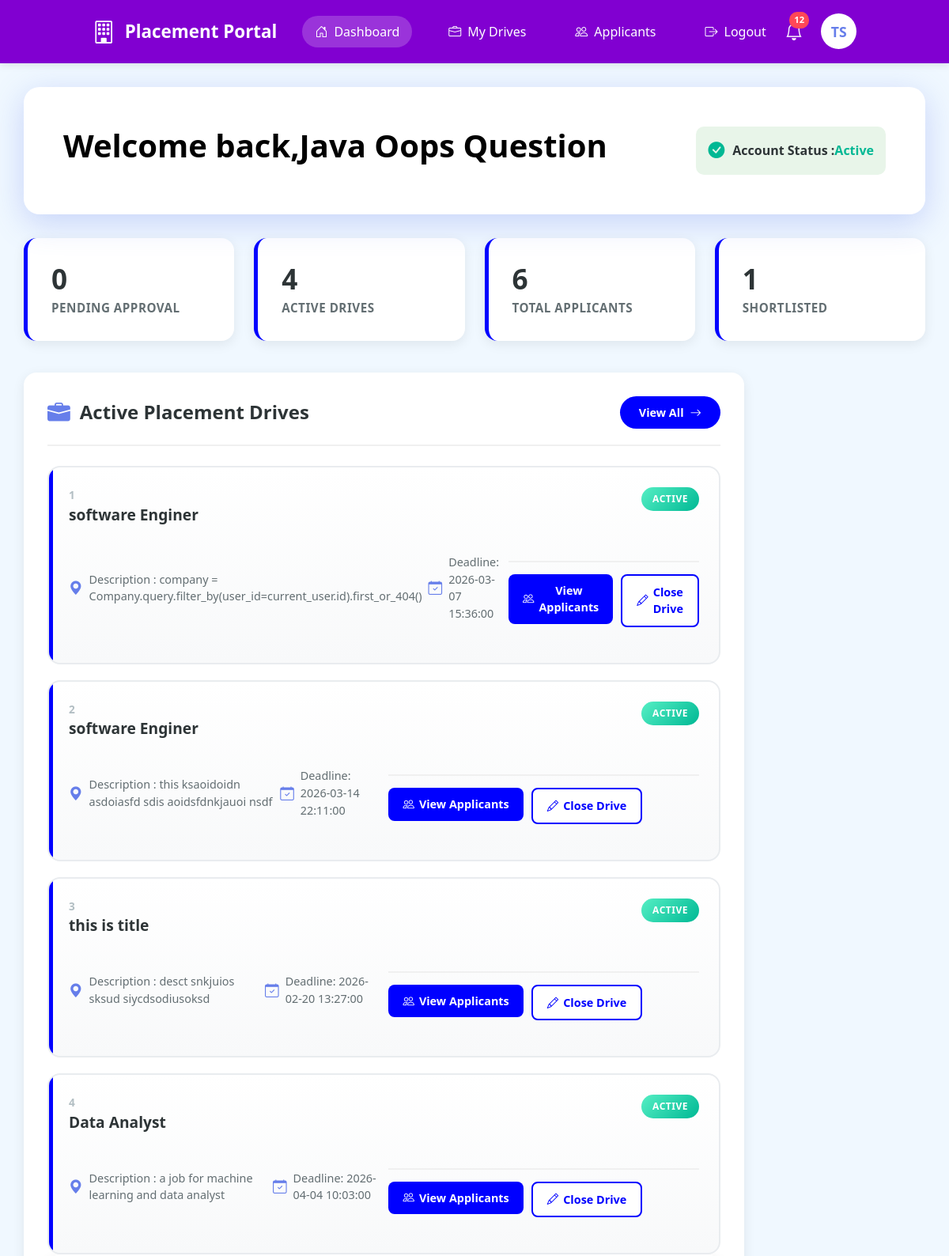
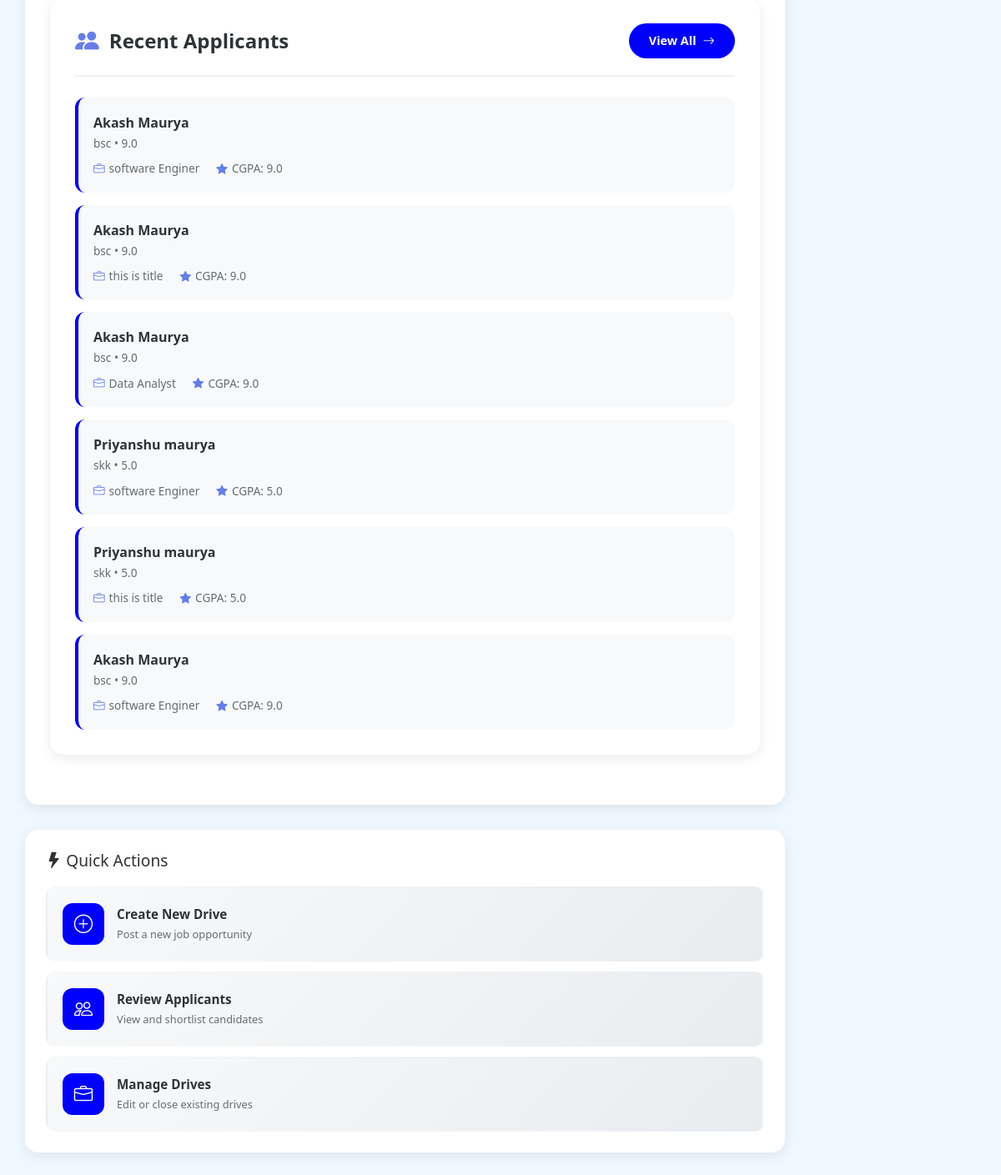
/company (signed in), run on the app's committed database (2 pictures, top to bottom).
### portal/models.py (models this page shows)
class Company(db.Model,UserMixin):
    __tablename__ = 'companies'
    id = db.Column(db.Integer , primary_key = True)
    user_id = db.Column(db.Integer,db.ForeignKey('users.id'),nullable = False)
    company_name = db.Column(db.String(100) , unique = True, nullable = False)
    hr_contact = db.Column(db.String(20) , unique = True)
    website = db.Column(db.String(200))
    approval_status = db.Column(db.String(20) , default = 'APPROVED') #APPROVED , PENDING , REJECTED
    is_blacklisted = db.Column(db.Boolean , default = False)

class Drive(db.Model,UserMixin):
    __tablename__ = 'placement_drives'
    id = db.Column(db.Integer , primary_key = True)
    company_id = db.Column(db.Integer,db.ForeignKey('companies.id') , nullable = False)
    job_title = db.Column(db.String(100), nullable = False)
    description = db.Column(db.String(200), nullable = False)
    eligibility = db.Column(db.String(100), nullable = False)
    deadline = db.Column(db.DateTime, nullable = False)
    status = db.Column(db.String(20), nullable = False,default ='APPROVED') #APPROVED,PENDING,CLOSED
    company = db.relationship('Company' , backref = 'companies')

class Application(db.Model,UserMixin):
    __tablename__ = 'applications'
    id = db.Column(db.Integer , primary_key = True)
    student_id = db.Column(db.Integer,db.ForeignKey('students.id'), nullable = False)
    drive_id = db.Column(db.Integer,db.ForeignKey('placement_drives.id') , nullable = False)
    applied_at = db.Column(db.DateTime,default = datetime.utcnow)
    status = db.Column(db.String(30), nullable = False,default = 'PENDING')#PENDING , SHORTLISTED,SELECTED , REJECTED
    drive = db.relationship('Drive', backref='applications')
    student = db.relationship('Student' , backref = 'students')
    __table_args__ = (
    db.UniqueConstraint('student_id', 'drive_id', name='unique_student_drive'),
)

class Student(db.Model,UserMixin):
    __tablename__ = 'students'
    id = db.Column(db.Integer , primary_key = True)
    user_id = db.Column(db.Integer,db.ForeignKey('users.id') , nullable = False)
    name = db.Column(db.String(50),nullable = False)
    branch = db.Column(db.String(30) )
    cgpa = db.Column(db.Float ,nullable = False)
    resume_path = db.Column(db.String(200),nullable= False)
    is_blacklisted = db.Column(db.Boolean , default = False)

### app.py (the view)
@app.route("/company")
@login_required
def company():
    company = Company.query.filter_by(user_id=current_user.id).first_or_404()
    d_p = Drive.query.filter_by(company_id = current_user.id , status = "PENDING").all()
    drive = Drive.query.filter_by(company_id = company.id).all()
    applications = db.session.query(Application).join(Drive).filter(
    Drive.company_id == company.id
).all()
    students = db.session.query(Student).join(Application).filter(
        Application.student_id == Student.id
    ).all()
    t_shortlist = db.session.query(Application).join(Drive).filter(
    Drive.company_id == company.id , Application.status == 'SHORTLISTED'
).all()
    a_d = Drive.query.filter_by(company_id = company.id , status = "APPROVED").all()
    return render_template('company/company.html',c = company ,
                           d_p = len(d_p), drives = drive , a_d = len(a_d),
                           t_a = len(applications),
                           t_s = len(t_shortlist),
                           applications = applications)

### app.py (called while the page is built)
@login_manager.user_loader
def load_user(user_id):
    return User.query.get(int(user_id))

### templates/company/company.html (shortened to what this page needs)
{% extends "company/company_base.html" %}
{% block content %}
<div class="main-co">
    <div class="banner">
        <div class="wel-con">
            <div class="wel-text">
                <h1>Welcome back,{{c.company_name}}</h1>
            </div>
            <div
                style="display: flex; justify-content: space-between; align-items: center; padding: 15px; background: #e8f5e9; border-radius: 10px;">
                <div style="display: flex; align-items: center; gap: 10px;">
                    {% if c.approval_status == "APPROVED" %}
                    <i class="bi bi-check-circle-fill" style="color: #00b894; font-size: 1.3rem;"></i>
                    {% else %}
                    <i class="bi bi-check-circle-fill" style="color: #f54607; font-size: 1.3rem;"></i>
                    {% endif %}
                    <span style="font-weight: 600; color: #2d3436;">Account Status : </span>
                </div>
                {% if c.approval_status == "APPROVED" %}
                <span style="color: #00b894; font-weight: 700;"> Active</span>
                {% else %}
                <span style="color: #b81500; font-weight: 700;"> Blocked</span>
                {% endif %}
            </div>
        </div>
    </div>
    <div class="stats">
        <div class="stat">
            <div class="stat-i">
                <h3>{{d_p}} </h3>
                <p>Pending Approval</p>
            </div>
        </div>
        <div class="stat ">
            <div class="stat-i">
                <h3>{{a_d}}</h3>
                <p>Active Drives</p>
            </div>
        </div>
        <div class="stat ">
            <div class="stat-i">
                <h3>{{t_a}}</h3>
                <p>Total Applicants</p>
            </div>
        </div>
        <div class="stat">
            <div class="stat-i">
                <h3>{{t_s}}</h3>
                <p>Shortlisted</p>
            </div>
        </div>
    </div>
    <div class="content-g">
        <div>
            <div class="sec-card">
                <div class="sec-header">
                    <h2>
                        <i class="bi bi-briefcase-fill icon"></i>
                        Active Placement Drives
                    </h2>
                    <a href="{{url_for('company_drive')}}" class="view-all-btn">
                        View All <i class="bi bi-arrow-right"></i>
                    </a>
                </div>
                {% for drive in drives %}
                <div class="drives">
                    <div class="drive">
                        <div class="drive-h">
                            <div>
                                <div class="drive-id">{{drive.id}}</div>
                                <div class="drive-t">{{drive.job_title}} </div>
                            </div>
                            {% if drive.status == 'APPROVED' %}
                            <span class="drive-s status-active">Active</span>
                            {% else %}
                            <span class="drive-s status-pending">Pending Approval</span>
                            {% endif%}
                        </div>
                        <div class="drive-m">
                            <div class="meta-i">
                                <i class="bi bi-geo-alt-fill"></i>
                                <span>Description : {{drive.description}} </span>
                                <div class="meta-i">
                                    <i class="bi bi-calendar-check"></i>
                                    <span>Deadline: {{drive.deadline}}</span>
                                </div>
                            </div>
                            <div class="drive-actions">
                                <a href="{{url_for('company_app')}}">
                                    <button class="btn-action btn-view">
                                        <i class="bi bi-people"></i>
                                        View Applicants
                                    </button>
                                </a>
                                <a href="{{url_for('close_drive', drive_id = drive.id)}}">
                                    {% if drive.status != 'CLOSED' %}
                                    <button class="btn-action btn-edit">
                                        <i class="bi bi-pencil"></i>
                                        Close Drive
                                    </button>
                                    {% else %}
                                    <button class="btn-action btn-edit">
                                        <i class="bi bi-pencil"></i>
                                        Resume Drive
                                    </button>
                                    {% endif %}
                                </a>
                            </div>
                        </div>
                    </div>
                    {% endfor %}
                </div>
            </div>
        </div>
    </div>
    <div>
        <div class="sec-card">
            <div class="sec-header">
                <h2>
                    <i class="bi bi-people-fill icon"></i>
                    Recent Applicants
                </h2>
                <a href="{{url_for('company_app')}}" class="view-all-btn">
                    View All <i class="bi bi-arrow-right"></i>
                </a>
            </div>
            <div class="app-list">
                {% for app in applications %}
                <div class="app-card">
                    <div class="app-h">
                        <div class="app-i">
                            <div class="app-n">{{app.student.name}} </div>
                            <div class="app-d">{{app.student.branch}} • {{app.student.cgpa}} </div>
                        </div>
                    </div>
                    <div class="app-m">
                        <div class="app-m-i">
                            <i class="bi bi-briefcase"></i>
                            <span><span>{{app.drive.job_title}} </span></span>
                        </div>
                        <div class="app-m-i">
                            <i class="bi bi-star-fill"></i>
                            <span>CGPA: {{app.student.cgpa}} </span>
                        </div>
                    </div>
                </div>
                {% endfor %}
            </div>
        </div>
    </div>
</div>
<div>
    <div class="quick-actions-panel">
        <div class="section-header" style="border: none; padding-bottom: 0; margin-bottom: 20px;">
            <h2 style="font-size: 1.2rem;">
                <i class="bi bi-lightning-fill icon"></i>
                Quick Actions
            </h2>
        </div>
        <div class="quick-actions-grid">
            <a href="{{url_for('company_create_drive',company_id = c.id)}}">
                <div class="action-item">
                    <div class="action-icon">
                        <i class="bi bi-plus-circle"></i>
                    </div>
                    <div class="action-text">
                        <div class="action-title">Create New Drive</div>
                        <div class="action-desc">Post a new job opportunity</div>
                    </div>
                </div>
            </a>
            <a href="{{url_for('company_app')}}">
                <div class="action-item">
                    <div class="action-icon">
                        <i class="bi bi-people"></i>
                    </div>
                    <div class="action-text">
                        <div class="action-title">Review Applicants</div>
                        <div class="action-desc">View and shortlist candidates</div>
                    </div>
                </div>
            </a>
            <a href="{{url_for('company_drive')}}">
                <div class="action-item">
                    <div class="action-icon">
                        <i class="bi bi-briefcase"></i>
                    </div>
                    <div class="action-text">
                        <div class="action-title">Manage Drives</div>
                        <div class="action-desc">Edit or close existing drives</div>
                    </div>
                </div>
            </a>
        </div>
    </div>
</div>
</div>
</div>
{% endblock %}

### templates/company/company.html (style rules this page uses)
a { text-decoration: none; }

### data on the page
Company: company_name "Java Oops Question"
Drive: id "1", job_title "software Enginer", status "ACTIVE", description "company = Company.query.filter_by(user_id=current_user.id).first_or_404()", deadline "2026-03-07 15:36:00"
Drive: id "2", job_title "software Enginer", status "ACTIVE", description "this ksaoidoidn asdoiasfd sdis aoidsfdnkjauoi nsdf", deadline "2026-03-14 22:11:00"
Drive: id "3", job_title "this is title", status "ACTIVE", description "desct snkjuios sksud siycdsodiusoksd", deadline "2026-02-20 13:27:00"
Drive: id "4", job_title "Data Analyst", status "ACTIVE", description "a job for machine learning and data analyst", deadline "2026-04-04 10:03:00"
Application: student.name "Akash Maurya", student.branch "bsc", student.cgpa "9.0", drive.job_title "software Enginer"
Application: student.name "Akash Maurya", student.branch "bsc", student.cgpa "9.0", drive.job_title "this is title"
Application: student.name "Akash Maurya", student.branch "bsc", student.cgpa "9.0", drive.job_title "Data Analyst"
Application: student.name "Priyanshu maurya", student.branch "skk", student.cgpa "5.0", drive.job_title "software Enginer"
Application: student.name "Priyanshu maurya", student.branch "skk", student.cgpa "5.0", drive.job_title "this is title"
Application: student.name "Akash Maurya", student.branch "bsc", student.cgpa "9.0", drive.job_title "software Enginer"

### other printed values
{{ d_p }} "0"
{{ a_d }} "4"
{{ t_a }} "6"
{{ t_s }} "1"
